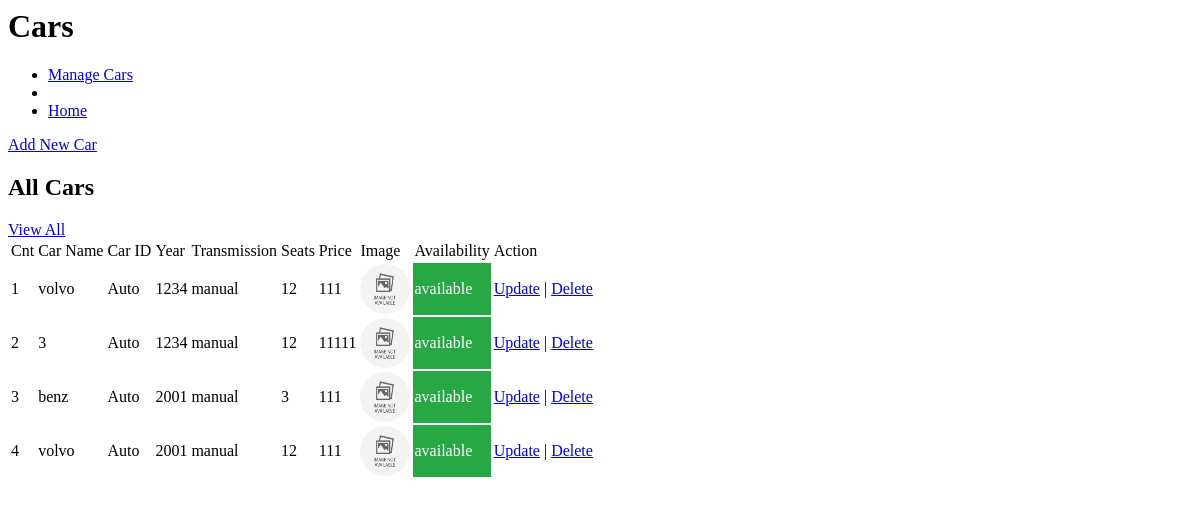
/cars/index.php, run on the app's committed database.
### tables this page shows
CREATE TABLE `cars` (
  `id` int(11) NOT NULL,
  `carName` varchar(90) DEFAULT NULL,
  `carId` varchar(90) DEFAULT NULL,
  `year_` varchar(90) DEFAULT NULL,
  `transmission` varchar(90) DEFAULT NULL,
  `seats` varchar(90) DEFAULT NULL,
  `price` varchar(90) DEFAULT NULL,
  `image` varchar(90) DEFAULT NULL,
  `availability` varchar(90) DEFAULT NULL
);

### cars/index.php (the view, shortened to what this page needs)
<?php include_once("./connection/connection.php"); ?>
<?php
function validate_image($file){
    $ex_file = explode("?",$file)[0];
    if(!empty($ex_file)){
        if(is_file('allImages/'.$ex_file)){
            return 'allImages/'.$file;
        } else {
            return 'allImages/no-image-available.png';
        }
    } else {
        return 'allImages/no-image-available.png';
    }
}
?>
<div class="page">
    <div class="left">
        <h1>Cars</h1>
        <ul class="breadcrumb">
            <li>
                <a href="#">Manage Cars</a>
            </li>
            <li><i class='bx bx-chevron-right'></i></li>
            <li>
                <a class="active" href="#">Home</a>
            </li>
        </ul>
    </div>
    <a href="./?page=add_Car" class="btn-download">
        <span class="text">Add New Car</span>
    </a>
</div>
<div class="DataTable">
    <div class="cardHeader">
        <h2>All Cars</h2>
        <a href="#" class="btn">View All</a>
    </div>
    <table>
        <thead>
            <tr>
                <td>Cnt</td>
                <td>Car Name</td>
                <td>Car ID</td>
                <td>Year</td>
                <td>Transmission</td>
                <td>Seats</td>
                <td>Price</td>
                <td>Image</td>
                <td>Availability</td>
                <td>Action</td>
            </tr>
        </thead>
        <tbody>
            <?php
            $sql = "SELECT * FROM cars ORDER BY id DESC";
            $result = $conn->query($sql);
            $x = 0;
            if ($result->num_rows > 0) {
                while($row = $result->fetch_assoc()) {
                    $x++;
                    echo "<tr>";
                    echo "<td>".$x."</td>";
                    echo "<td>".$row["carName"]."</td>";
                    echo "<td>".$row["carId"]."</td>";
                    echo "<td>".$row["year_"]."</td>";
                    echo "<td>".$row["transmission"]."</td>";
                    echo "<td>".$row["seats"]."</td>";
                    echo "<td>".$row["price"]."</td>";
                    echo "<td><div class='image-container'><img src='".validate_image($row["image"])."' alt='Car Image'></div></td>";
                    if ($row["availability"] == "available") {
                        echo "<td class='available'>".$row["availability"]."</td>";
                    } else {
                        echo "<td class='not-available'>".$row["availability"]."</td>";
                    }
                    echo "<td>  <a href='./?page=add_Car&id=".$row["id"]."'>Update</a> | <a href='delete.php?table=cars&id=".$row["id"]."' onclick='return confirm(\"Are you sure you want to delete this record?\")'>Delete</a></td>";
                     echo "</tr>";
                }
            } else {
                echo "<tr><td colspan='10'>No records found</td></tr>";
            }
            ?>
        </tbody>
    </table>
</div>

### cars/index.php (style rules this page uses)
.image-container img { border-radius: 50%; width: 50px; height: 50px; }
.available { background-color: #28a745; color: #fff; }

### data on the page
cars: carName "volvo", carId "Auto", year_ "1234", transmission "manual", seats "12", price "111", availability "available"
cars: carName "3", carId "Auto", year_ "1234", transmission "manual", seats "12", price "11111", availability "available"
cars: carName "benz", carId "Auto", year_ "2001", transmission "manual", seats "3", price "111", availability "available"
cars: carName "volvo", carId "Auto", year_ "2001", transmission "manual", seats "12", price "111", availability "available"
